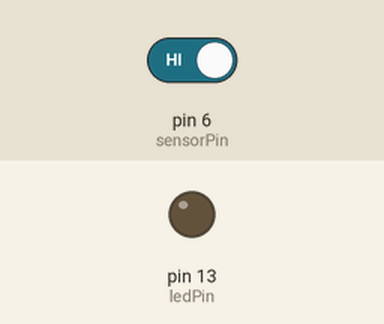
The sketch below on a simulated Arduino Uno, built with avr-gcc and run on an emulated ATmega328P. On the bench: output pins drawn as LEDs (lit = HIGH). The inputs (shaded band) are chosen by the test bench; at power-on: pin 6 (sensorPin) HIGH.

Above: at 1.2 s.
1.3 s: pin 6 (sensorPin) driven LOW
At 2.1 s:
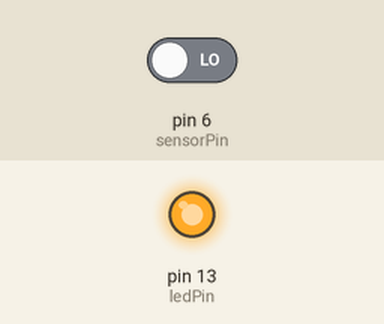
2.8 s: pin 6 (sensorPin) driven HIGH
At 3.3 s:
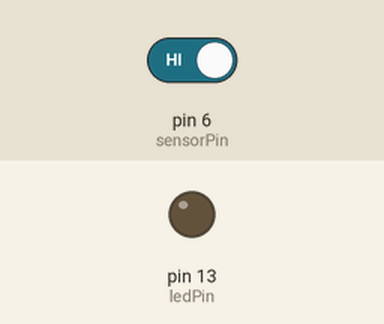
Timing chart, 0 to 5.8 s (numbered marks = the images above; inputs shaded):
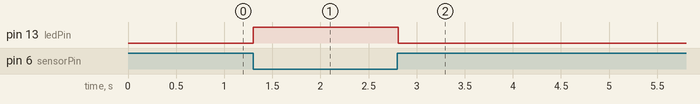

Measured:
- after the input at 1.3 s, pin 13 (ledPin): LOW → HIGH at once
- after the input at 2.8 s, pin 13 (ledPin): HIGH → LOW at once

The sketch:

Interfacing_IR_sensor_with_Arduino_Uno.ino
```cpp
int ledPin = 13;
int sensorPin = 6;

void setup() {
  pinMode(13,OUTPUT);
  pinMode(6,INPUT);

}

void loop() {
  int value = digitalRead(6);
  Serial.println(value);
  if(value == 0)
  {
    digitalWrite(13,HIGH);
    Serial.println("Motion Detected");
  }
  else
  {
    digitalWrite(13,LOW);
    Serial.println("Motion Not Detected");

  }
  delay(100);

}
```
